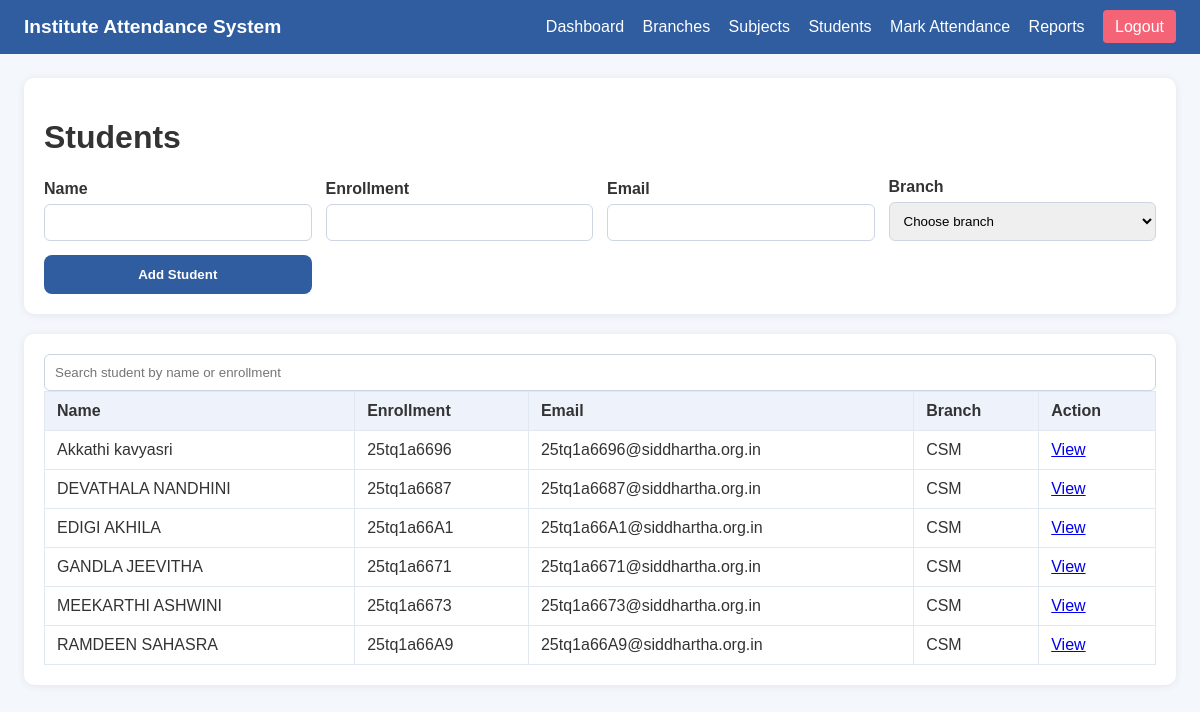
The app's page /students (signed in) with its own data.
### tables this page shows
CREATE TABLE students (
        id INTEGER PRIMARY KEY,
        name TEXT NOT NULL,
        enrollment TEXT UNIQUE NOT NULL,
        branch_id INTEGER NOT NULL,
        email TEXT,
        FOREIGN KEY(branch_id) REFERENCES branches(id)
    );

CREATE TABLE branches (
        id INTEGER PRIMARY KEY,
        name TEXT UNIQUE NOT NULL,
        location TEXT
    );

### app.py (the view, shortened to what this page needs)
@app.route("/students", methods=["GET", "POST"])
@login_required
def students():
    db = get_db()
    placeholder = get_placeholder()
    branches = db.execute(f"SELECT * FROM branches ORDER BY name").fetchall()
    students = db.execute(
        f"SELECT students.*, branches.name AS branch_name FROM students JOIN branches ON students.branch_id = branches.id ORDER BY students.name"
    ).fetchall()
    db.close()
    return render_template("students.html", students=students, branches=branches)

### app.py (called while the page is built)
def get_db():
    if app.config["DATABASE"].startswith("postgresql"):
        import psycopg2
        from psycopg2.extras import RealDictCursor
        conn = psycopg2.connect(app.config["DATABASE"])
        conn.cursor_factory = RealDictCursor
        return conn
    else:
        conn = sqlite3.connect(app.config["DATABASE"])
        conn.row_factory = sqlite3.Row
        return conn

def get_placeholder():
    return "%s" if app.config["DATABASE"].startswith("postgresql") else "?"

def login_required(view):
    @wraps(view)
    def wrapped_view(**kwargs):
        if not session.get("user_id"):
            return redirect(url_for("login"))
        return view(**kwargs)
    return wrapped_view

### templates/students.html (shortened to what this page needs)
{% extends "layout.html" %}
{% block content %}
<div class="card">
    <h1>Students</h1>
    <form method="post" class="form-row">
        <div>
            <label>Name</label>
            <input type="text" name="name" required />
        </div>
        <div>
            <label>Enrollment</label>
            <input type="text" name="enrollment" required />
        </div>
        <div>
            <label>Email</label>
            <input type="email" name="email" />
        </div>
        <div>
            <label>Branch</label>
            <select name="branch_id" required>
                <option value="">Choose branch</option>
            </select>
        </div>
        <button type="submit">Add Student</button>
    </form>
</div>
<div class="card">
    <input type="text" id="searchInput" placeholder="Search student by name or enrollment" class="form-control mb-3">
    <table>
        <thead>
            <tr>
                <th>Name</th>
                <th>Enrollment</th>
                <th>Email</th>
                <th>Branch</th>
                <th>Action</th>
            </tr>
        </thead>
        <tbody>
            {% for student in students %}
            <tr>
                <td>{{ student.name }}</td>
                <td>{{ student.enrollment }}</td>
                <td>{{ student.email or '-' }}</td>
                <td>{{ student.branch_name }}</td>
                <td><a href="{{ url_for('student_dashboard_by_id', student_id=student.id) }}">View</a></td>
            </tr>
            {% endfor %}
        </tbody>
    </table>
</div>
{% endblock %}

### static/style.css (style rules this page uses)
body { margin: 0; font-family: Arial, sans-serif; background: #f4f7fb; color: #333; }
.card { background: white; border-radius: 10px; box-shadow: 0 1px 8px rgba(0, 0, 0, 0.08); padding: 20px; margin-bottom: 20px; }
form { display: grid; gap: 14px; }
.form-row { display: grid; grid-template-columns: repeat(auto-fit, minmax(220px, 1fr)); gap: 14px; align-items: end; }
label { display: block; font-weight: 600; margin-bottom: 6px; }
input[type="text"], input[type="password"], input[type="email"], input[type="date"], select { width: 100%; padding: 10px; border: 1px solid #ccd5e2; border-radius: 6px; box-sizing: border-box; }
button { border: none; background: #2f5d9f; color: white; padding: 12px 18px; border-radius: 8px; cursor: pointer; font-weight: 700; }
table { width: 100%; border-collapse: collapse; }
thead { background: #eef3fb; }
th, td { padding: 10px 12px; border: 1px solid #e1e8f1; text-align: left; }

### records on screen
students: name "Akkathi kavyasri", enrollment "25tq1a6696", email "25tq1a6696@siddhartha.org.in", branch_name "CSM"
students: name "DEVATHALA NANDHINI", enrollment "25tq1a6687", email "25tq1a6687@siddhartha.org.in", branch_name "CSM"
students: name "EDIGI AKHILA", enrollment "25tq1a66A1", email "25tq1a66A1@siddhartha.org.in", branch_name "CSM"
students: name "GANDLA JEEVITHA", enrollment "25tq1a6671", email "25tq1a6671@siddhartha.org.in", branch_name "CSM"
students: name "MEEKARTHI ASHWINI", enrollment "25tq1a6673", email "25tq1a6673@siddhartha.org.in", branch_name "CSM"
students: name "RAMDEEN SAHASRA", enrollment "25tq1a66A9", email "25tq1a66A9@siddhartha.org.in", branch_name "CSM"
